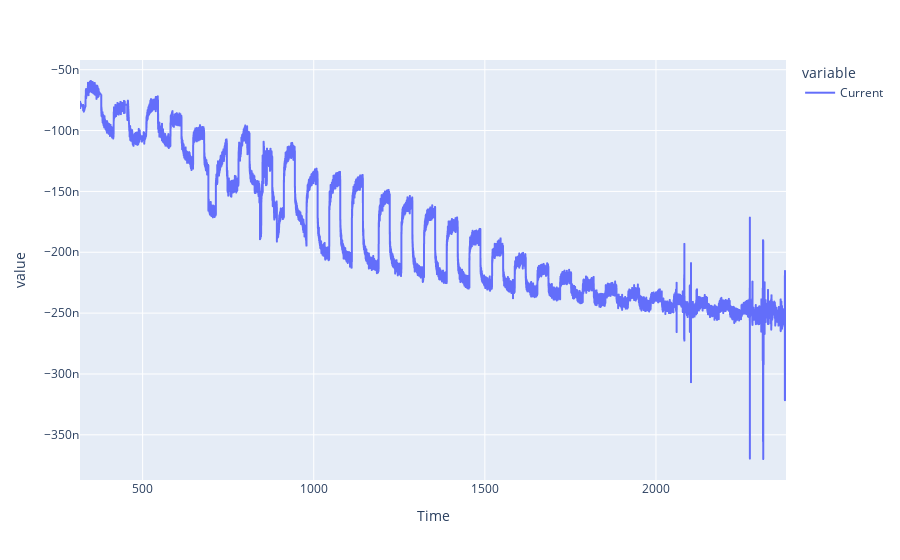

Source (notebook cell):
### Code cell
df = pd.read_table(r"Данные\400С_5.txt",  decimal=',')
format_data = "%m%d%y_%H%M%S"

df["Time"] = df.Timestamp.apply( lambda x: datetime.strptime(x, format_data))
df["Time"] = df["Time"] - df["Time"][0]
df["Time"] = df["Time"].dt.total_seconds()
df["Shutter"] = df.Shutter.shift(-23)


for i in range(int(df.Time[df.index[-1]])):
    pattern = np.linspace(0,1,len(df[df.Time == i]))
    df.loc[df.Time == i, "Time"] += pattern
df = df.loc[df.Wavelength >= 300][["Time", "Current", "Wavelength", "Shutter"]].copy(deep=True)
px.line(df, "Time", ["Current"])

### Figure 1 — Plotly figure (JSON) as saved in the notebook; plotly's stock layout.template omitted (floating-point values rounded to 4 significant figures; data arrays with more than 128 entries replaced by an {"elided": "..."} marker saying what was removed)
{"data": [{"hovertemplate": "variable=Current<br>Time=%{x}<br>value=%{y}<extra></extra>", "legendgroup": "Current", "line": {"color": "#636efa", "dash": "solid"}, "marker": {"symbol": "circle"}, "mode": "lines", "name": "Current", "showlegend": true, "type": "scattergl", "x": {"elided": "23831 float values"}, "xaxis": "x", "y": {"elided": "23831 float values"}, "yaxis": "y"}], "layout": {"legend": {"title": {"text": "variable"}, "tracegroupgap": 0}, "margin": {"t": 60}, "xaxis": {"anchor": "y", "domain": [0, 1], "title": {"text": "Time"}}, "yaxis": {"anchor": "x", "domain": [0, 1], "title": {"text": "value"}}}}
